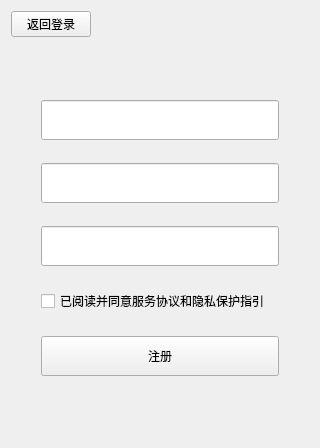
<?xml version="1.0" encoding="UTF-8"?>
<ui version="4.0">
 <class>EnrollDialog</class>
 <widget class="QWidget" name="EnrollDialog">
  <property name="geometry">
   <rect>
    <x>0</x>
    <y>0</y>
    <width>320</width>
    <height>448</height>
   </rect>
  </property>
  <property name="minimumSize">
   <size>
    <width>320</width>
    <height>448</height>
   </size>
  </property>
  <property name="maximumSize">
   <size>
    <width>320</width>
    <height>448</height>
   </size>
  </property>
  <property name="windowTitle">
   <string>注册账号</string>
  </property>
  <layout class="QVBoxLayout" name="verticalLayout">
   <item>
    <layout class="QHBoxLayout" name="horizontalLayout_2">
     <item>
      <widget class="QPushButton" name="returnLoginButton">
       <property name="text">
        <string>返回登录</string>
       </property>
      </widget>
     </item>
     <item>
      <layout class="QHBoxLayout" name="horizontalLayout"/>
     </item>
     <item>
      <spacer name="horizontalSpacer">
       <property name="orientation">
        <enum>Qt::Horizontal</enum>
       </property>
       <property name="sizeHint" stdset="0">
        <size>
         <width>40</width>
         <height>20</height>
        </size>
       </property>
      </spacer>
     </item>
    </layout>
   </item>
   <item>
    <spacer name="verticalSpacer">
     <property name="orientation">
      <enum>Qt::Vertical</enum>
     </property>
     <property name="sizeType">
      <enum>QSizePolicy::Fixed</enum>
     </property>
     <property name="sizeHint" stdset="0">
      <size>
       <width>20</width>
       <height>40</height>
      </size>
     </property>
    </spacer>
   </item>
   <item>
    <layout class="QGridLayout" name="gridLayout">
     <item row="3" column="1">
      <widget class="QCheckBox" name="checkBox">
       <property name="text">
        <string>已阅读并同意服务协议和隐私保护指引</string>
       </property>
      </widget>
     </item>
     <item row="0" column="0">
      <spacer name="horizontalSpacer_2">
       <property name="orientation">
        <enum>Qt::Horizontal</enum>
       </property>
       <property name="sizeType">
        <enum>QSizePolicy::Fixed</enum>
       </property>
       <property name="sizeHint" stdset="0">
        <size>
         <width>30</width>
         <height>20</height>
        </size>
       </property>
      </spacer>
     </item>
     <item row="0" column="1">
      <widget class="QLineEdit" name="idEdit">
       <property name="minimumSize">
        <size>
         <width>0</width>
         <height>40</height>
        </size>
       </property>
       <property name="maximumSize">
        <size>
         <width>16777215</width>
         <height>40</height>
        </size>
       </property>
       <property name="text">
        <string/>
       </property>
      </widget>
     </item>
     <item row="4" column="1">
      <widget class="QPushButton" name="enrollButton">
       <property name="minimumSize">
        <size>
         <width>0</width>
         <height>40</height>
        </size>
       </property>
       <property name="maximumSize">
        <size>
         <width>16777215</width>
         <height>40</height>
        </size>
       </property>
       <property name="text">
        <string>注册</string>
       </property>
      </widget>
     </item>
     <item row="2" column="1">
      <widget class="QLineEdit" name="confirmPasswordEdit">
       <property name="minimumSize">
        <size>
         <width>0</width>
         <height>40</height>
        </size>
       </property>
       <property name="maximumSize">
        <size>
         <width>16777215</width>
         <height>40</height>
        </size>
       </property>
       <property name="text">
        <string/>
       </property>
      </widget>
     </item>
     <item row="0" column="2">
      <spacer name="horizontalSpacer_3">
       <property name="orientation">
        <enum>Qt::Horizontal</enum>
       </property>
       <property name="sizeType">
        <enum>QSizePolicy::Fixed</enum>
       </property>
       <property name="sizeHint" stdset="0">
        <size>
         <width>30</width>
         <height>20</height>
        </size>
       </property>
      </spacer>
     </item>
     <item row="1" column="1">
      <widget class="QLineEdit" name="passwordEdit">
       <property name="minimumSize">
        <size>
         <width>0</width>
         <height>40</height>
        </size>
       </property>
       <property name="maximumSize">
        <size>
         <width>16777215</width>
         <height>40</height>
        </size>
       </property>
       <property name="text">
        <string/>
       </property>
      </widget>
     </item>
     <item row="5" column="1">
      <spacer name="verticalSpacer_2">
       <property name="orientation">
        <enum>Qt::Vertical</enum>
       </property>
       <property name="sizeType">
        <enum>QSizePolicy::Minimum</enum>
       </property>
       <property name="sizeHint" stdset="0">
        <size>
         <width>20</width>
         <height>40</height>
        </size>
       </property>
      </spacer>
     </item>
    </layout>
   </item>
  </layout>
 </widget>
 <resources/>
 <connections/>
</ui>
